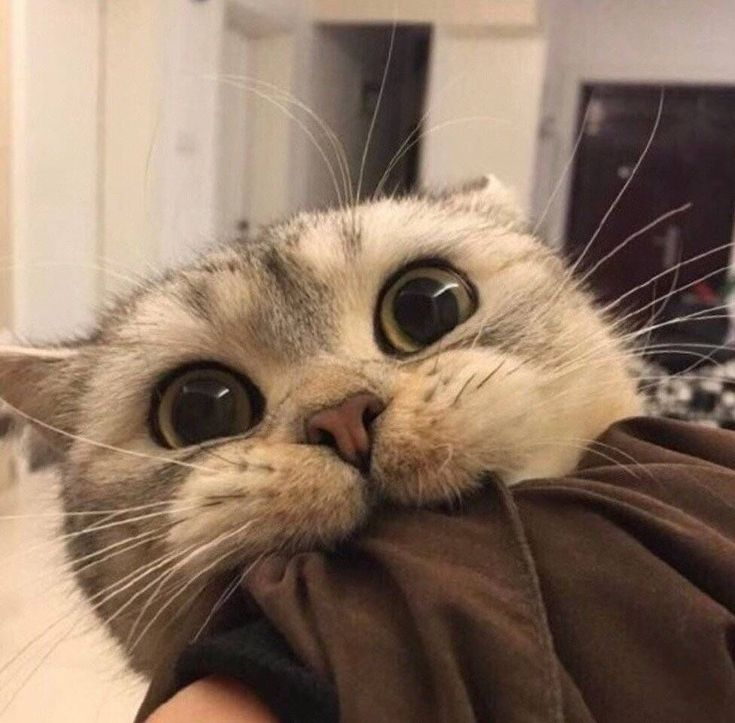
#> input picture semester-4/PCV/konvolusi/cat.jpg, 735 x 723 px
$ jupyter execute laporan.ipynb   (text cells are left out)
#> lines starting #> are read from the running program, lines starting #| are printed output that depends on the picture
[cell 1]
import cv2
import matplotlib.pyplot as plt
import numpy as np

[cell 2]
A = np.random.rand(5, 5)
B = np.random.rand(3, 3)

C = np.zeros((5, 5))
for i in range(1 ,A.shape[0] - 1):
    for j in range(1 ,A.shape[1] - 1):
        C[i, j] = np.sum(B * A[i-1:i+2, j-1:j+2])

print('Matriks A = \n', A)
print('Matriks B = \n', B)
print('Hasil perkalian = \n', C)

[cell 3]
def conv(A, B):
    C = np.zeros_like(A)

    for i in range(1 ,A.shape[0] - 1):
        for j in range(1 ,A.shape[1] - 1):
            C[i, j] = np.sum(B * A[i-1:i+2, j-1:j+2])

    return C

[cell 4]
D = cv2.filter2D(A, -1, B)
print('Hasil menggunakan cv2.filter2D = \n', D)

[cell 5]
image = cv2.imread('cat.jpg')
#> image is the input picture: shape (723, 735, 3); mean B, G, R 98.9, 117.3, 140.5
image = cv2.resize(image, (512, 512))
#> image: shape (512, 512, 3)

gray = cv2.cvtColor(image, cv2.COLOR_BGR2GRAY)

plt.subplot(1, 2, 1)
plt.imshow(cv2.cvtColor(image, cv2.COLOR_BGR2RGB))
plt.title('Original')

plt.subplot(1, 2, 2)
plt.imshow(cv2.cvtColor(gray, cv2.COLOR_GRAY2RGB))
plt.title('Grayscale')
plt.show()

[cell 6]
lp = np.array([[1/9, 1/9, 1/9], [1/9, 1/9, 1/9], [1/9, 1/9, 1/9]])

[cell 7]
grayDouble = np.double(gray)

imgLp = conv(grayDouble, lp)

plt.subplot(1, 2, 1)
plt.imshow(cv2.cvtColor(gray, cv2.COLOR_GRAY2RGB))
plt.title('Original')

plt.subplot(1, 2, 2)
plt.imshow(cv2.cvtColor(np.array(imgLp, dtype='uint8'), cv2.COLOR_GRAY2RGB))
plt.title('Low Pass Filter')
plt.show()

[cell 8]
imgLp = cv2.filter2D(gray, -1, lp)

plt.subplot(1, 2, 1)
plt.imshow(cv2.cvtColor(gray, cv2.COLOR_GRAY2RGB))
plt.title('Original')

plt.subplot(1, 2, 2)
plt.imshow(cv2.cvtColor(imgLp, cv2.COLOR_GRAY2RGB))
plt.title('Low Pass Filter')
plt.show()

[cell 9]
hp = np.array([[-1, -1, -1], [-1, 8, -1], [-1, -1, -1]])

[cell 10]
imgHp = np.zeros_like(gray)

imgHp = conv(gray, hp)
#> after the loop in conv (call 2), `for i in range(1 ,A.shape[0] - 1):`:
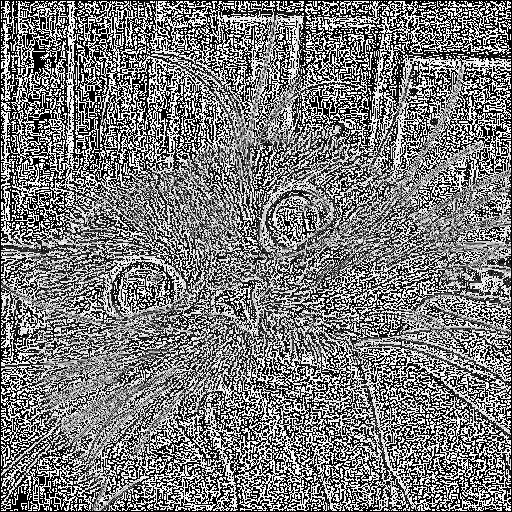
#> C: shape (512, 512); min 0, max 255, mean 122.9

plt.subplot(1, 2, 1)
plt.imshow(cv2.cvtColor(gray, cv2.COLOR_GRAY2RGB))
plt.title('Original')

plt.subplot(1, 2, 2)
plt.imshow(cv2.cvtColor(imgHp, cv2.COLOR_GRAY2RGB))
plt.title('High Pass Filter')
plt.show()
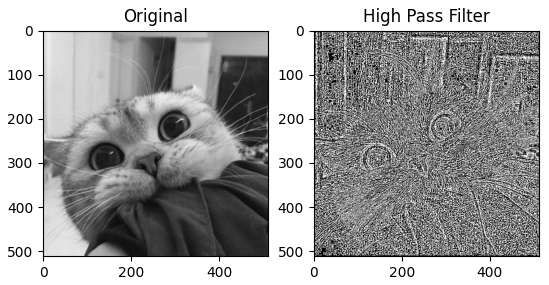
#> figure drawn by matplotlib, 2 panels

[cell 11]
imgHp = cv2.filter2D(gray, -1, hp)
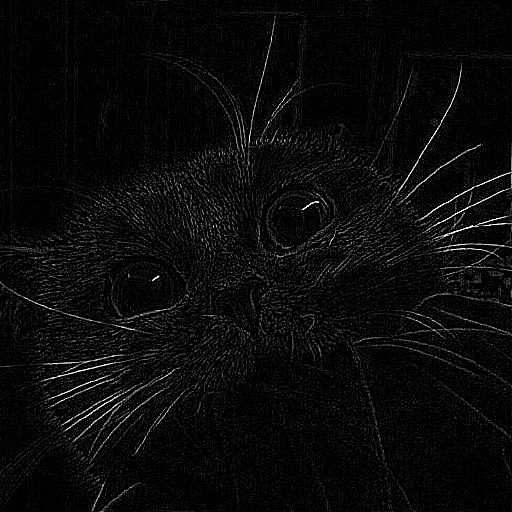
#> imgHp: shape (512, 512); min 0, max 255, mean 9.9

plt.subplot(1, 2, 1)
plt.imshow(cv2.cvtColor(gray, cv2.COLOR_GRAY2RGB))
plt.title('Original')

plt.subplot(1, 2, 2)
plt.imshow(cv2.cvtColor(imgHp, cv2.COLOR_GRAY2RGB))
plt.title('High Pass Filter')
plt.show()
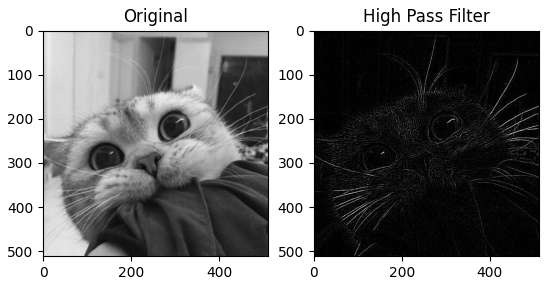
#> figure drawn by matplotlib, 2 panels

[cell 12]
sh = np.array([[0, -1, 0], [-1, 5, -1], [0, -1, 0]])

[cell 13]
imgSh = np.zeros_like(gray)

imgSh = conv(gray, sh)
#> after the loop in conv (call 3), `for i in range(1 ,A.shape[0] - 1):`:
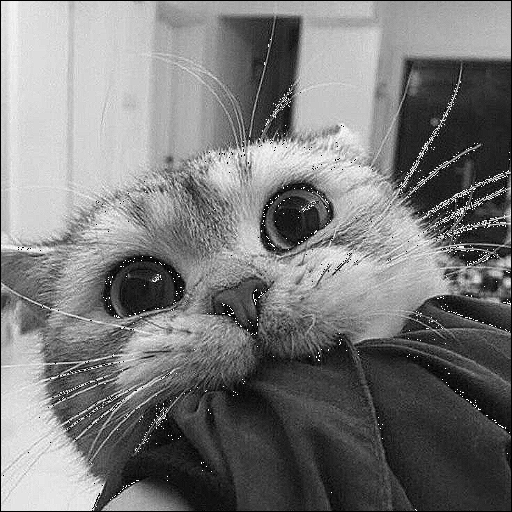
#> C: shape (512, 512); min 0, max 255, mean 121.9

plt.subplot(1, 2, 1)
plt.imshow(cv2.cvtColor(gray, cv2.COLOR_GRAY2RGB))
plt.title('Original')

plt.subplot(1, 2, 2)
plt.imshow(cv2.cvtColor(imgSh, cv2.COLOR_GRAY2RGB))
plt.title('Sharpen')
plt.show()

[cell 14]
imgSh = cv2.filter2D(gray, -1, sh)

plt.subplot(1, 2, 1)
plt.imshow(cv2.cvtColor(gray, cv2.COLOR_GRAY2RGB))
plt.title('Original')

plt.subplot(1, 2, 2)
plt.imshow(cv2.cvtColor(imgSh, cv2.COLOR_GRAY2RGB))
plt.title('Sharpen')
plt.show()

[cell 15]
video = cv2.VideoCapture(1)

while True:
    _, frame = video.read()
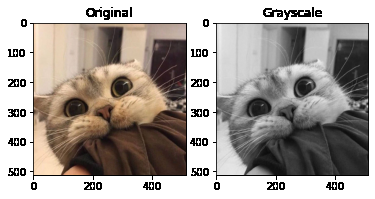
#> input picture semester-4/PCV/konvolusi/laporan_files/laporan_11_0.png, 375 x 199 px, given in place of the camera
#> frame is the input picture: shape (199, 375, 3); mean B, G, R 154.4, 160, 167.1

    gray = cv2.cvtColor(frame, cv2.COLOR_BGR2GRAY)
#> gray: shape (199, 375)

    imgLp = cv2.filter2D(gray, -1, lp)
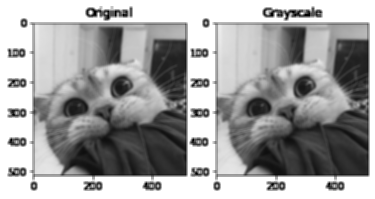
#> imgLp: shape (199, 375); min 0, max 255, mean 161.5
    imgHp = cv2.filter2D(gray, -1, hp)
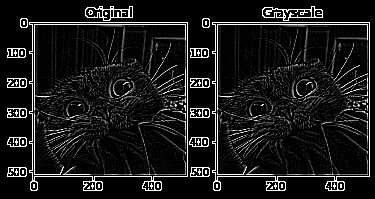
#> imgHp: shape (199, 375); min 0, max 255, mean 25.2
    imgSh = cv2.filter2D(gray, -1, sh)
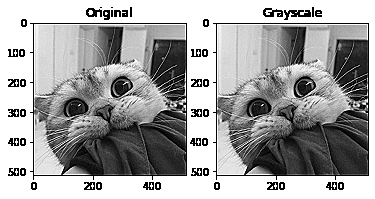
#> imgSh: shape (199, 375); min 0, max 255, mean 162.3

    cv2.imshow('Original Gray', frame)
    cv2.imshow('Low Pass', imgLp)
    cv2.imshow('High Pass', imgHp)
    cv2.imshow('Sharpen', imgSh)

    if cv2.waitKey(10) == ord('q'):
#> (key q is pressed here)
        break


video.release()
cv2.destroyAllWindows()

[cell 16]
plt.axis('off')
plt.imshow(cv2.cvtColor(cv2.imread('highpass.png'), cv2.COLOR_BGR2RGB))
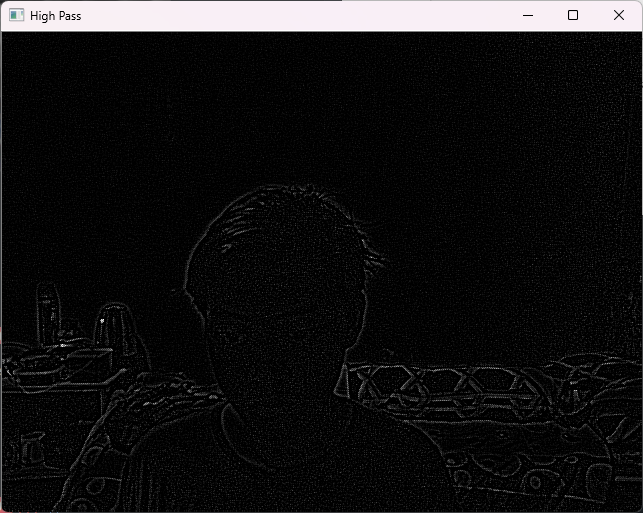
#> input picture semester-4/PCV/konvolusi/highpass.png, 643 x 513 px
plt.show()
